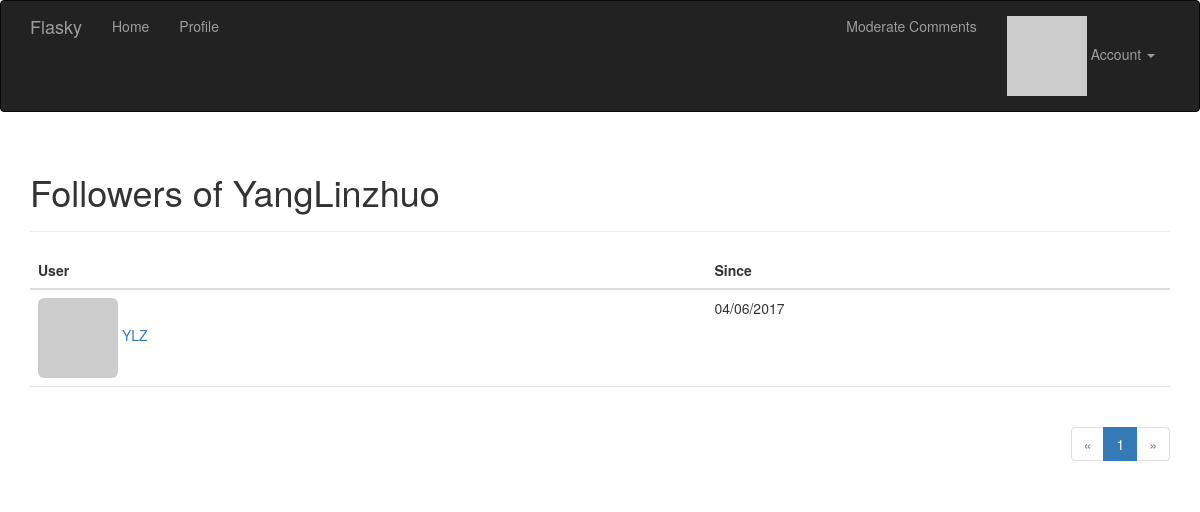
Screenshot of /followers/YangLinzhuo (signed in) with the database file from the repository.
### app/models.py (models this page shows, shortened)
class User(UserMixin, db.Model):
    __tablename__ = 'users'
    id = db.Column(db.Integer, primary_key=True)
    email = db.Column(db.String(64), unique=True, index=True)
    username = db.Column(db.String(64), unique=True, index=True)
    password_hash = db.Column(db.String(128))
    role_id = db.Column(db.Integer, db.ForeignKey('roles.id'))
    confirmed = db.Column(db.Boolean, default=False)
    avatar_hash = db.Column(db.String(32))
    posts = db.relationship('Post', backref='author', lazy='dynamic')
    followed = db.relationship('Follow',
                               foreign_keys=[Follow.follower_id],
                               backref=db.backref('follower', lazy='joined'),
                               lazy='dynamic',
                               cascade='all, delete-orphan')
    followers = db.relationship('Follow',
                                foreign_keys=[Follow.followed_id],
                                backref=db.backref('followed', lazy='joined'),
                                lazy='dynamic',
                                cascade='all, delete-orphan')
    comments = db.relationship('Comment', backref='author', lazy='dynamic')
    name = db.Column(db.String(64))
    location = db.Column(db.String(64))
    about_me = db.Column(db.Text())
    member_since = db.Column(db.DateTime(), default=datetime.utcnow)
    last_seen = db.Column(db.DateTime(), default=datetime.utcnow)
    @property
    def password(self):
        raise AttributeError('password is not a readable attribute')
    def can(self, permissions):
        return self.role is not None and \
               (self.role.permissions & permissions) == permissions
    def ping(self):
        self.last_seen = datetime.utcnow()
        db.session.add(self)
    def gravatar(self, size=100, default='identicon', rating='g'):
        if request.is_secure:
            url = 'https://secure.gravatar.com/avatar'
        else:
            url = 'http://www.gravatar.com/avatar'
        hash = self.avatar_hash or hashlib.md5(self.email.encode('utf-8')).hexdigest()
        return '{url}/{hash}?s={size}&d={default}&r={rating}'.format(
            url=url, hash=hash, size=size, default=default, rating=rating)

class Follow(db.Model):
    __tablename__ = 'follows'
    follower_id = db.Column(db.Integer, db.ForeignKey('users.id'),
                            primary_key=True)
    followed_id = db.Column(db.Integer, db.ForeignKey('users.id'),
                            primary_key=True)
    timestamp = db.Column(db.DateTime, default=datetime.utcnow)

### app/main/views.py (the view)
@main.route('/followers/<username>')
def followers(username):
    user = User.query.filter_by(username=username).first()
    if user is None:
        flash('Invalid user.')
        return redirect(url_for('.index'))
    page = request.args.get('page', 1, type=int)
    pagination = user.followers.paginate(
        page, per_page=current_app.config['FLASKY_FOLLOWERS_PER_PAGE'],
        error_out=False)
    follows = [{'user': item.follower, 'timestamp': item.timestamp}
               for item in pagination.items]
    return render_template('followers.html', user=user, title="Followers of",
                           endpoint='.followers', pagination=pagination,
                           follows=follows)

### app/auth/views.py (called while the page is built)
@auth.before_app_request
def before_request():
    if current_user.is_authenticated:
        current_user.ping()
        if not current_user.confirmed \
                and request.endpoint[:5] != 'auth.':
            return redirect(url_for('auth.unconfirmed'))

### app/main/__init__.py (called while the page is built)
@main.app_context_processor
def inject_permissions():
    return dict(Permission=Permission)

### app/models.py (called while the page is built)
@login_manager.user_loader
def load_user(user_id):
    return User.query.get(int(user_id))

### app/templates/followers.html (shortened to what this page needs)
{% extends "base.html" %}
{% import "_macros.html" as macros %}
{% block page_content %}
<div class="page-header">
    <h1>{{ title }} {{ user.username }}</h1>
</div>
<table class="table table-hover followers">
    <thead><tr><th>User</th><th>Since</th></tr></thead>
    {% for follow in follows %}
    {% if follow.user != user %}
    <tr>
        <td>
            <a href="{{ url_for('.user', username = follow.user.username) }}">
                <img class="img-rounded" src="{{ follow.user.gravatar(size=32) }}">
                {{ follow.user.username }}
            </a>
        </td>
        <td>{{ moment(follow.timestamp).format('L') }}</td>
    </tr>
    {% endif %}
    {% endfor %}
</table>
<div class="pagination">
    {{ macros.pagination_widget(pagination, endpoint, username = user.username) }}
</div>
{% endblock %}

### app/static/styles.css (style rules this page uses)
div.pagination { width: 100%; text-align: right; padding: 0px; margin: 0px; }
.table.followers tr { border-bottom: 1px solid #e0e0e0; }

### rows the page displays
User: username "YangLinzhuo"
User: user.username "YLZ"
Follow: timestamp "04/06/2017"

### other values shown
{{ title }} "Followers of"
{{ p }} "1"
